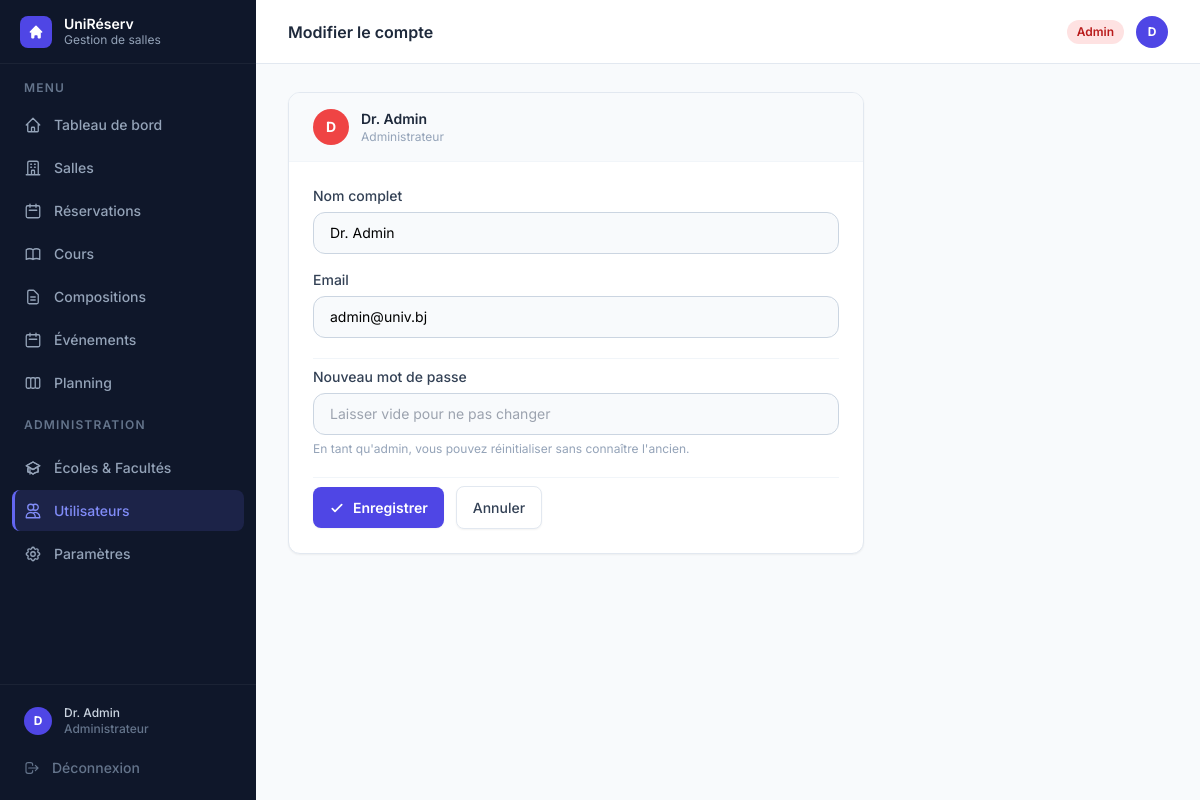
/utilisateurs/0/modifier (signed in), run on an earlier commit of the app's database.
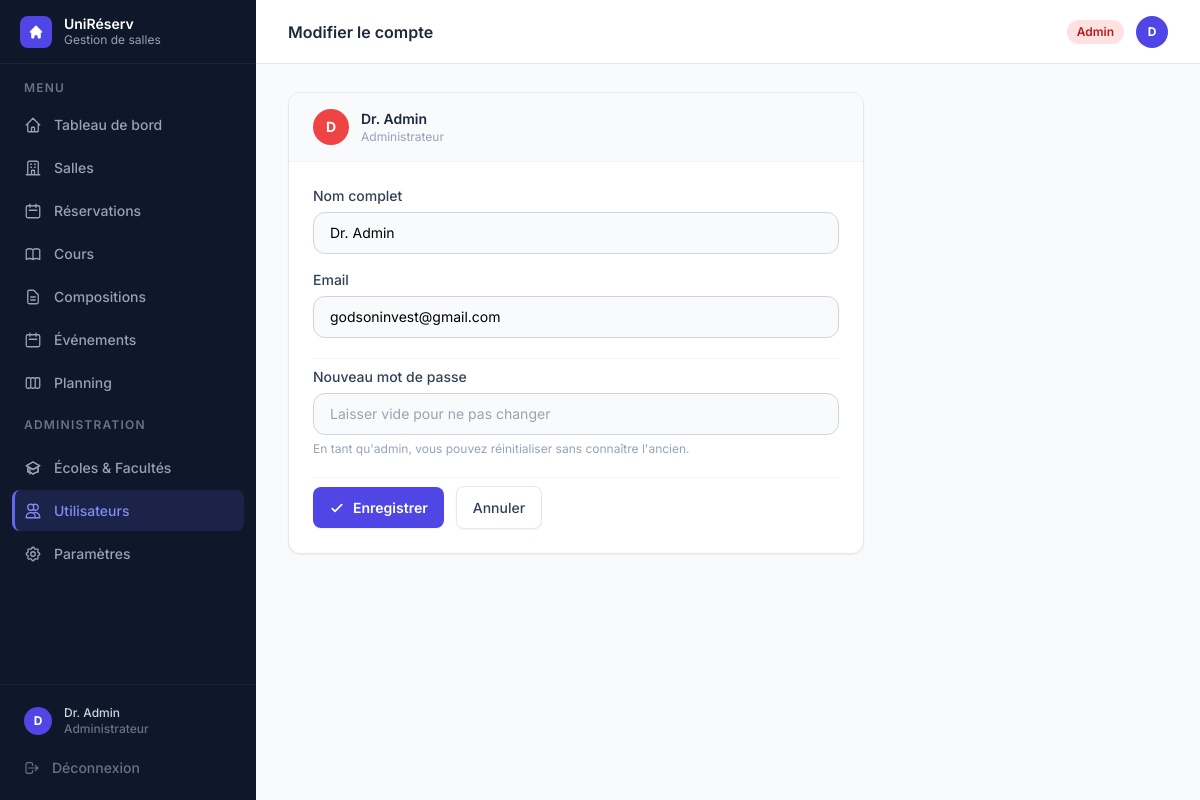
And on a later commit of the database.
### tables this page shows
CREATE TABLE utilisateurs (
            id               INTEGER PRIMARY KEY,
            nom              TEXT    NOT NULL,
            email            TEXT    NOT NULL UNIQUE,
            login            TEXT    NOT NULL UNIQUE,
            mot_de_passe     TEXT    NOT NULL,
            role             TEXT    NOT NULL,
            date_inscription TEXT    NOT NULL,
            matricule        TEXT,
            classe           TEXT,
            matiere          TEXT
        , ecole_id INTEGER, unite_formation_id INTEGER);

### gestion de salle/app.py (the view, shortened to what this page needs)
@app.route("/utilisateurs/<int:user_id>/modifier", methods=["GET", "POST"])
@login_required
@admin_required
def utilisateurs_modifier(user_id):
    bd = get_bd()
    u  = bd.charger_utilisateur_par_id(user_id)
    if not u:
        flash("Utilisateur introuvable.", "error")
        return redirect(url_for("utilisateurs"))
    return render_template("utilisateur_modifier.html", active="utilisateurs", u=u)

### gestion de salle/app.py (called while the page is built)
def get_bd():
    return BaseDonneesSQLite()

@app.context_processor
def inject_format_classe():
    return dict(format_classe=_format_classe)

def login_required(f):
    @wraps(f)
    def decorated(*args, **kwargs):
        if "user_id" not in session:
            return redirect(url_for("login"))
        return f(*args, **kwargs)
    return decorated

def admin_required(f):
    @wraps(f)
    def decorated(*args, **kwargs):
        if session.get("user_role") != "admin":
            flash("Accès réservé aux administrateurs.", "error")
            return redirect(url_for("dashboard"))
        return f(*args, **kwargs)
    return decorated

### gestion de salle/models/utilisateur.py (called while the page is built)
    @id.setter
    def id(self, valeur: int):
        if self.__id is None:
            self.__id = valeur

    @property
    def nom(self) -> str:
        return self.__nom

    @property
    def email(self) -> str:
        return self.__email

    @property
    def role(self) -> str:
        return "admin"

### gestion de salle/templates/utilisateur_modifier.html (shortened to what this page needs)
{% extends "base.html" %}
{% block heading %}Modifier le compte{% endblock %}
{% block content %}
<div class="max-w-xl">
  <div class="bg-white rounded-xl border border-slate-200 shadow-sm overflow-hidden">
    <div class="px-6 py-4 border-b border-slate-100 bg-slate-50 flex items-center gap-3">
      <div class="w-9 h-9 rounded-full flex items-center justify-center text-white text-sm font-bold shrink-0
        {% if u.role=='admin' %}bg-red-500{% elif u.role=='responsable' %}bg-amber-500{% elif u.role=='enseignant' %}bg-blue-500{% else %}bg-indigo-500{% endif %}">
        {{ u.nom[0].upper() }}
      </div>
      <div>
        <p class="font-semibold text-slate-800 text-sm">{{ u.nom }}</p>
        <p class="text-xs text-slate-400">
          {% if u.role=='admin' %}Administrateur{% elif u.role=='responsable' %}Responsable · {{ u.classe }}{% elif u.role=='enseignant' %}Enseignant · {{ u.matiere or '—' }}{% else %}Étudiant · {{ u.classe or '—' }}{% endif %}
        </p>
      </div>
    </div>
    <div class="px-6 py-6">
      <form method="POST" class="space-y-5">
        <div class="grid grid-cols-2 gap-4">
          <div class="col-span-2">
            <label class="block text-sm font-medium text-slate-700 mb-1.5">Nom complet</label>
            <input type="text" name="nom" value="{{ u.nom }}"
              class="w-full rounded-xl border border-slate-300 bg-slate-50 px-4 py-2.5 text-sm focus:outline-none focus:ring-2 focus:ring-indigo-500 focus:bg-white transition-all"/>
          </div>
          <div class="col-span-2">
            <label class="block text-sm font-medium text-slate-700 mb-1.5">Email</label>
            <input type="email" name="email" value="{{ u.email }}"
              class="w-full rounded-xl border border-slate-300 bg-slate-50 px-4 py-2.5 text-sm focus:outline-none focus:ring-2 focus:ring-indigo-500 focus:bg-white transition-all"/>
          </div>
        </div>
        <div class="pt-2 border-t border-slate-100">
          <label class="block text-sm font-medium text-slate-700 mb-1.5">Nouveau mot de passe</label>
          <input type="password" name="nouveau_mot_de_passe" minlength="6"
            placeholder="Laisser vide pour ne pas changer"
            class="w-full rounded-xl border border-slate-300 bg-slate-50 px-4 py-2.5 text-sm focus:outline-none focus:ring-2 focus:ring-indigo-500 focus:bg-white transition-all"/>
          <p class="mt-1.5 text-xs text-slate-400">En tant qu'admin, vous pouvez réinitialiser sans connaître l'ancien.</p>
        </div>
        <div class="flex items-center gap-3 pt-2 border-t border-slate-100">
          <button type="submit" class="btn-primary">
            <svg class="w-4 h-4" fill="none" stroke="currentColor" stroke-width="2.5" viewBox="0 0 24 24"><path stroke-linecap="round" stroke-linejoin="round" d="M5 13l4 4L19 7"/></svg>
            Enregistrer
          </button>
          <a href="{{ url_for('utilisateurs') }}" class="btn-secondary">Annuler</a>
        </div>
      </form>
    </div>
  </div>
</div>
{% endblock %}

### gestion de salle/templates/base.html (shortened to what the changed rows need)
<!DOCTYPE html>
<html lang="fr" class="h-full">
<head>
  <script src="https://cdn.tailwindcss.com"></script>
</head>
<body class="h-full bg-slate-50 flex" style="font-family:'Inter',sans-serif">
  <aside class="w-64 bg-slate-900 flex flex-col fixed inset-y-0 left-0 z-30" style="background:linear-gradient(180deg,#0f172a 0%,#0f172a 100%)">
    <div class="border-t border-white/5 p-3 space-y-0.5">
      <a href="{{ url_for('profil') }}" class="nav-item {% if active=='profil' %}nav-item-active{% else %}nav-item-inactive{% endif %} !py-2">
        <div class="flex-1 min-w-0">
          <p class="text-slate-300 text-xs font-medium truncate">{{ session.user_nom }}</p>
          <p class="text-slate-500 text-xs truncate">
            {% if session.user_role == 'admin' %}Administrateur
            {% elif session.user_role == 'responsable' %}Responsable
            {% elif session.user_role == 'enseignant' %}Enseignant
            {% else %}Étudiant{% endif %}
          </p>
        </div>
      </a>
    </div>
  </aside>
  <div class="ml-64 flex-1 flex flex-col min-h-screen">
    <header class="h-16 bg-white border-b border-slate-200 flex items-center justify-between px-8 sticky top-0 z-20">
      <h1 class="text-slate-800 font-semibold text-base">{% block heading %}{% endblock %}</h1>
        {% set role = session.user_role %}
    </header>
    <main class="flex-1 px-8 py-7">
      {% block content %}{% endblock %}
    </main>
  </div>
</body>
</html>

What changed in the data, as far as the page shows it:
changed utilisateurs "Dr. Admin": email "admin@univ.bj" → "godsoninvest@gmail.com"
